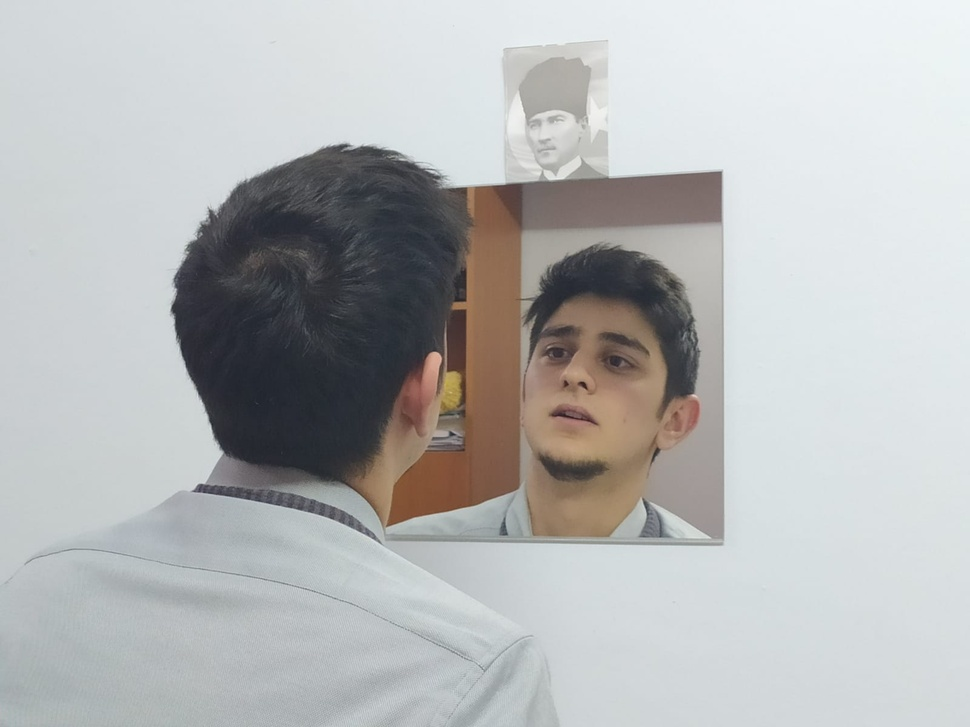
#> input picture sample_inputs/input_sample.jpeg, 970 x 727 px, shrunk from 1600 x 1200 before the run
$ python template_matching.py
#> lines starting #> are read from the running program, lines starting #| are printed output that depends on the picture
# -*- coding: utf-8 -*-
"""
Created on Sat Feb 20 11:53:43 2021

@author: Kaan Baykara
"""

import cv2 as cv

def main():

    """With this code, the location of the template in the original image can be detected."""

    image = cv.imread("sample_inputs/input_sample.jpeg")
#> image is the input picture: shape (727, 970, 3); mean B, G, R 182.9, 182.6, 181.1
    gray_image = cv.cvtColor(image, cv.COLOR_BGR2GRAY)
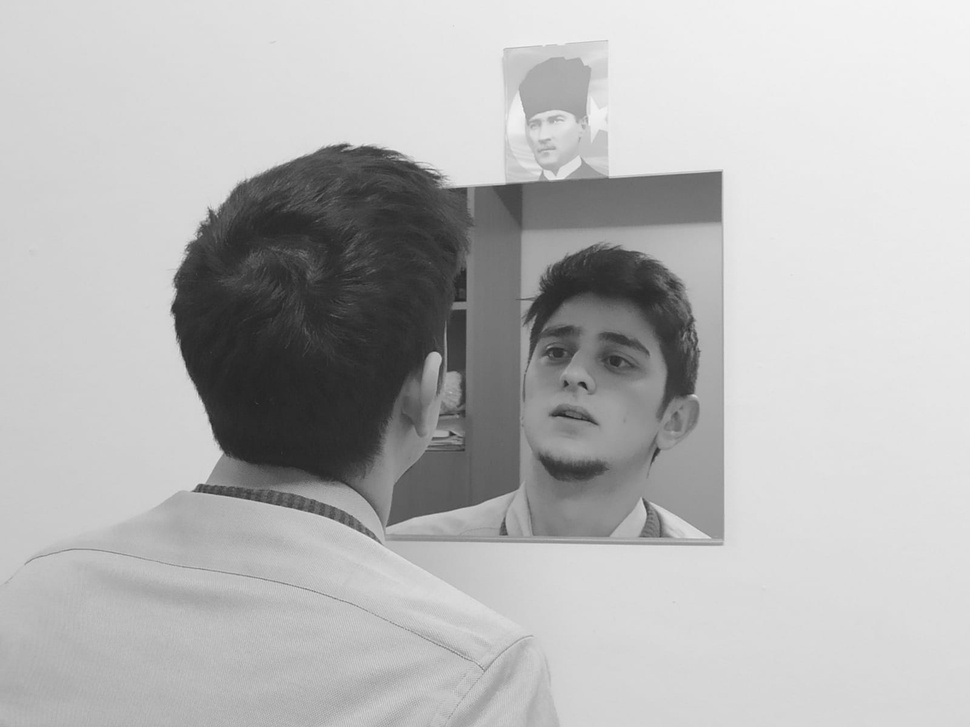
#> gray_image: shape (727, 970); min 32, max 246, mean 182.2
    template = cv.imread("sample_inputs/input_template.jpeg")
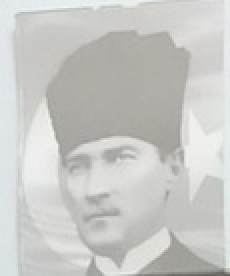
#> input picture sample_inputs/input_template.jpeg, 115 x 138 px, shrunk from 190 x 228 before the run (shown 2 times larger)
#> template is the input picture: shape (138, 115, 3); mean B, G, R 198.4, 201.4, 200.9
    template = cv.cvtColor(template, cv.COLOR_BGR2GRAY)
#> template: shape (138, 115)
    result = cv.matchTemplate(gray_image, template, cv.TM_CCOEFF_NORMED)
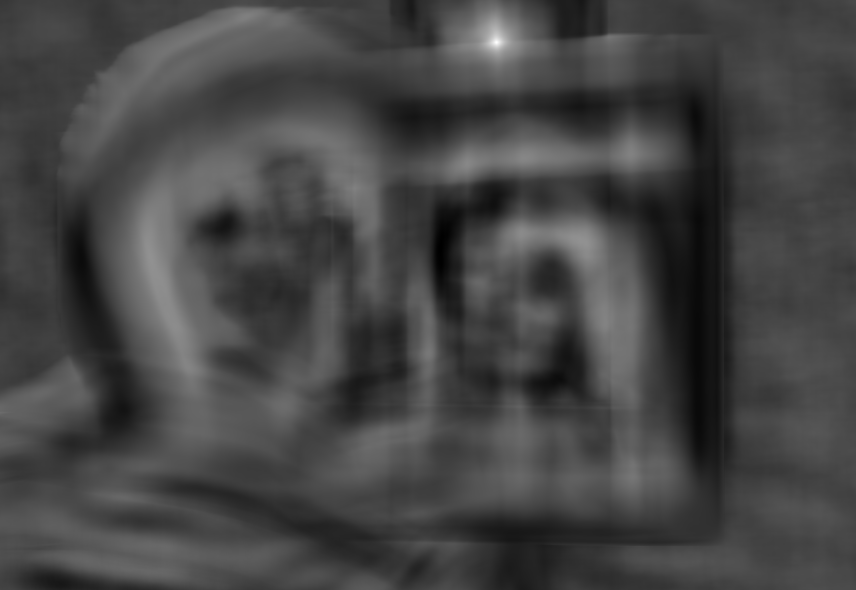
#> result: shape (590, 856) float32; min -0.407, max 0.998, mean -0.0236; drawn with min black and max white

    cv.imshow("template", template)
    cv.imshow("original_image", image)
    cv.imshow("result", result)

    cv.waitKey(0)
    cv.destroyAllWindows()


if __name__ == "__main__":
    main()
